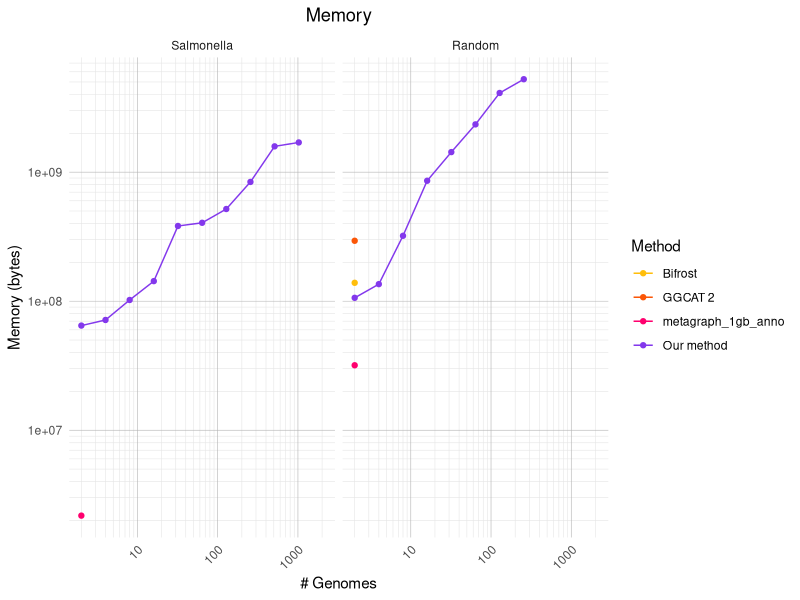
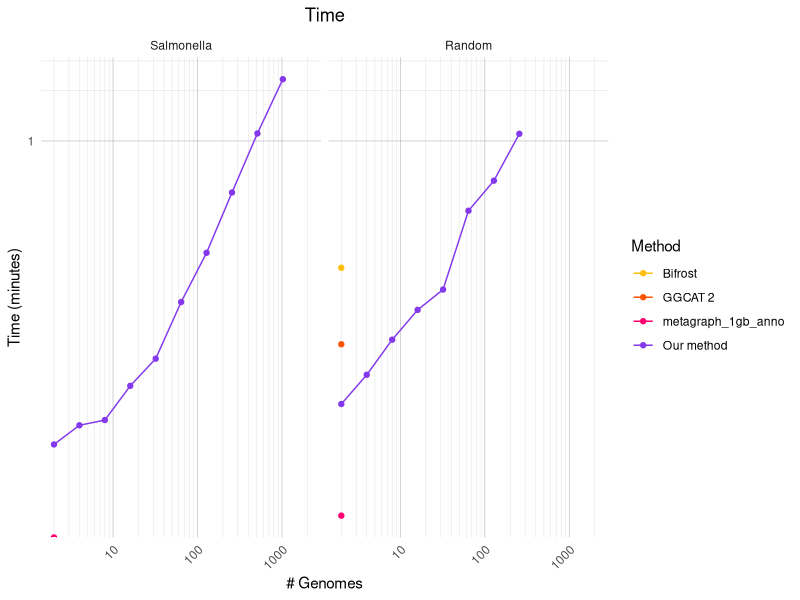
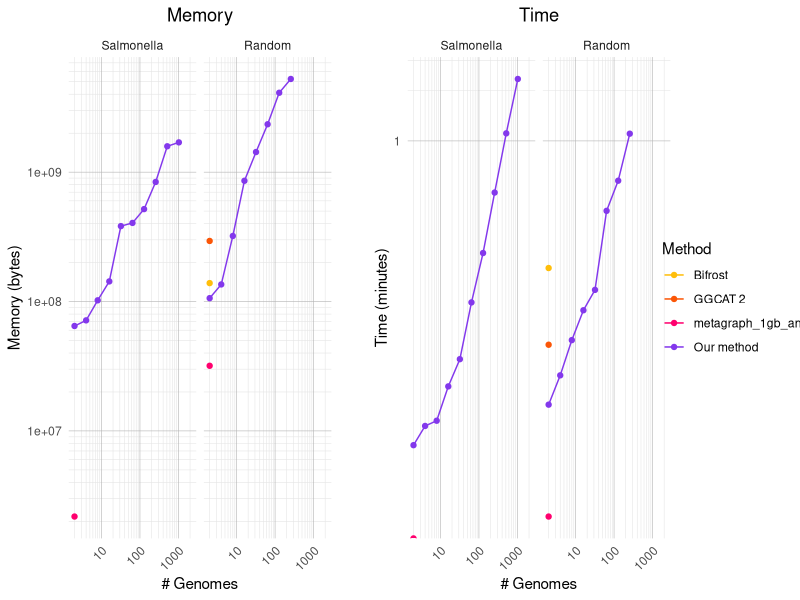
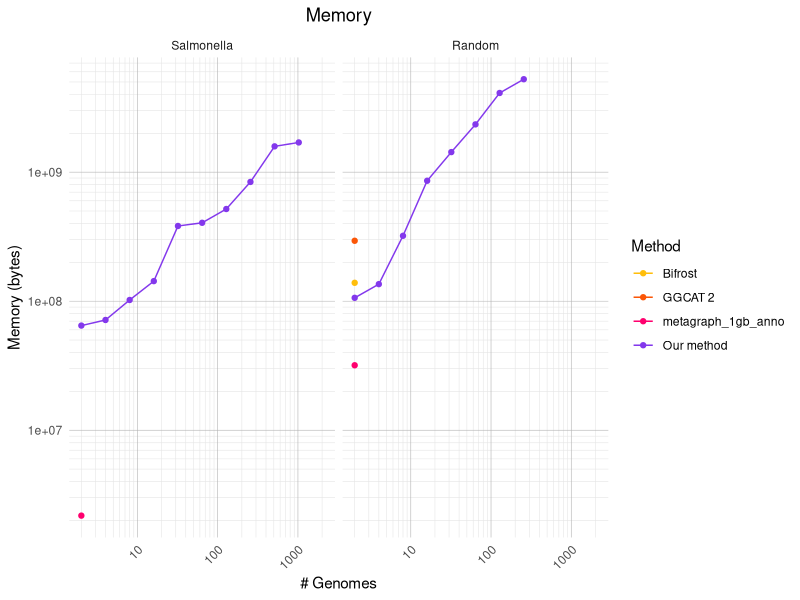
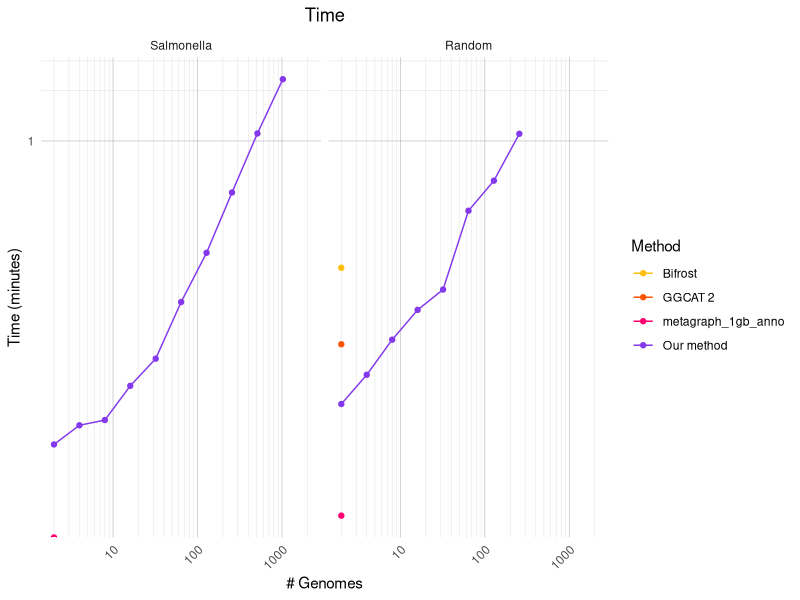
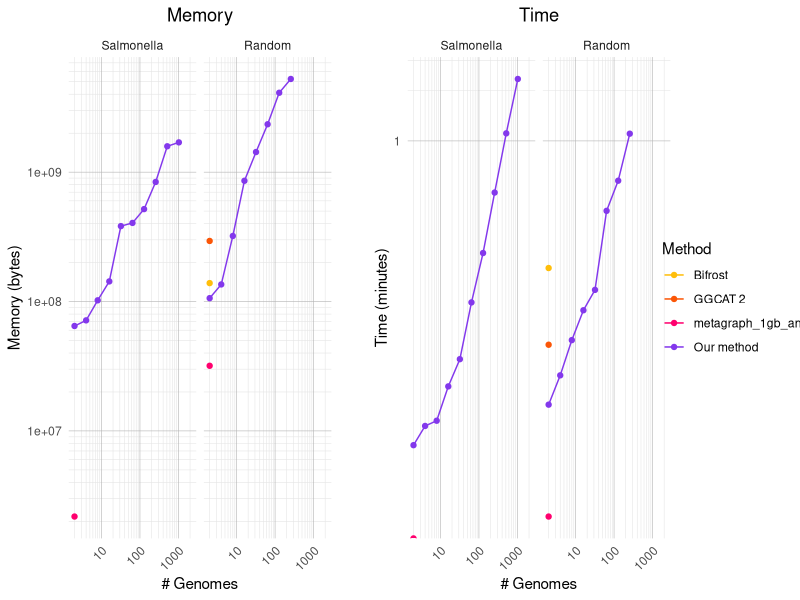

Write the R code that produced these figures, in order.
library(ggplot2)
library(tidyr)
library(dplyr)
library(cowplot)

df = read.csv("results/table.tsv", sep = "\t", header = TRUE)
df$tool = as.factor(df$tool)
df$dataset = factor(df$dataset, levels = c("salmonella", "random"), labels = c("Salmonella", "Random"))
df$mem_bytes = as.numeric(df$mem_bytes)
df$time_seconds = as.numeric(df$time_seconds)
df$time_minutes = df$time_seconds / 60

shared_theme =   theme(
  panel.grid.major = element_line(color = "grey70", linewidth = 0.2),
  panel.grid.minor = element_line(color = "grey90", linewidth = 0.2),
  axis.text.x = element_text(angle = 45, hjust = 1),
  plot.title = element_text(hjust = 0.5)
)
shared_legend = scale_color_manual(
  values = c("bifrost" = "#ffbe0b", "ggcat" = "#fb5607", "metagraph_1gb_anno" = "#ff006e", "themisto" = "#8338ec", "themisto_to_disk" = "#3a86ff"),
  labels = c("bifrost" = "Bifrost",
             "ggcat" = "GGCAT 2",
             "metagraph_1g_anno" = "Metagraph (row-major)",
             "themisto" = "Our method",
             "themisto_to_disk" = "Our method to disk"),
  name = "Method"
)

p_mem = ggplot(df) +
  geom_line(aes(x = n_genomes, y = mem_bytes, color = tool)) + 
  geom_point(aes(x = n_genomes, y = mem_bytes, color = tool)) + 
  facet_wrap(~dataset) +
  scale_x_log10(
    breaks = 10^(-1:5),
    minor_breaks = rep(1:9, times = 5) * 10^rep(-1:5, each = 9)
  ) +
  scale_y_log10(
    breaks = 10^(5:12),
    minor_breaks = rep(1:9, times = 3) * 10^rep(5:12, each = 9)
  ) +
  labs(
    x = "# Genomes",
    y = "Memory (bytes)",
    color = "Method",
    title = "Memory"
  ) +
  shared_legend + 
  theme_minimal() + shared_theme

print(p_mem)
ggsave("plots/mem.pdf")

p_time = ggplot(df) +
  geom_line(aes(x = n_genomes, y = time_minutes, color = tool)) + 
  geom_point(aes(x = n_genomes, y = time_minutes, color = tool)) + 
  facet_wrap(~dataset) +
  scale_x_log10(
    breaks = 10^(-1:5),
    minor_breaks = rep(1:9, times = 5) * 10^rep(-1:5, each = 9)
  ) +
  scale_y_log10(
    breaks = 10^(0:6),
    minor_breaks = rep(1:9, times = 3) * 10^rep(0:6, each = 9)
  ) +
  labs(
    x = "# Genomes",
    y = "Time (minutes)",
    color = "Method",
    title = "Time"
  ) +
  shared_legend + 
  theme_minimal() + shared_theme

print(p_time)
ggsave("plots/time.pdf")

leg <- get_legend(p_mem + theme(legend.position = "right"))
p1  <- p_mem  + theme(legend.position = "none")
p2  <- p_time + theme(legend.position = "none")

p_both = plot_grid(
  plot_grid(p1, p2, nrow = 1, align = "hv", axis = "tblr"),
  leg,
  nrow = 1,
  rel_widths = c(1, 0.18)
)

print(p_both)
ggsave("plots/mem_and_time.pdf", width = 10, height=4)
